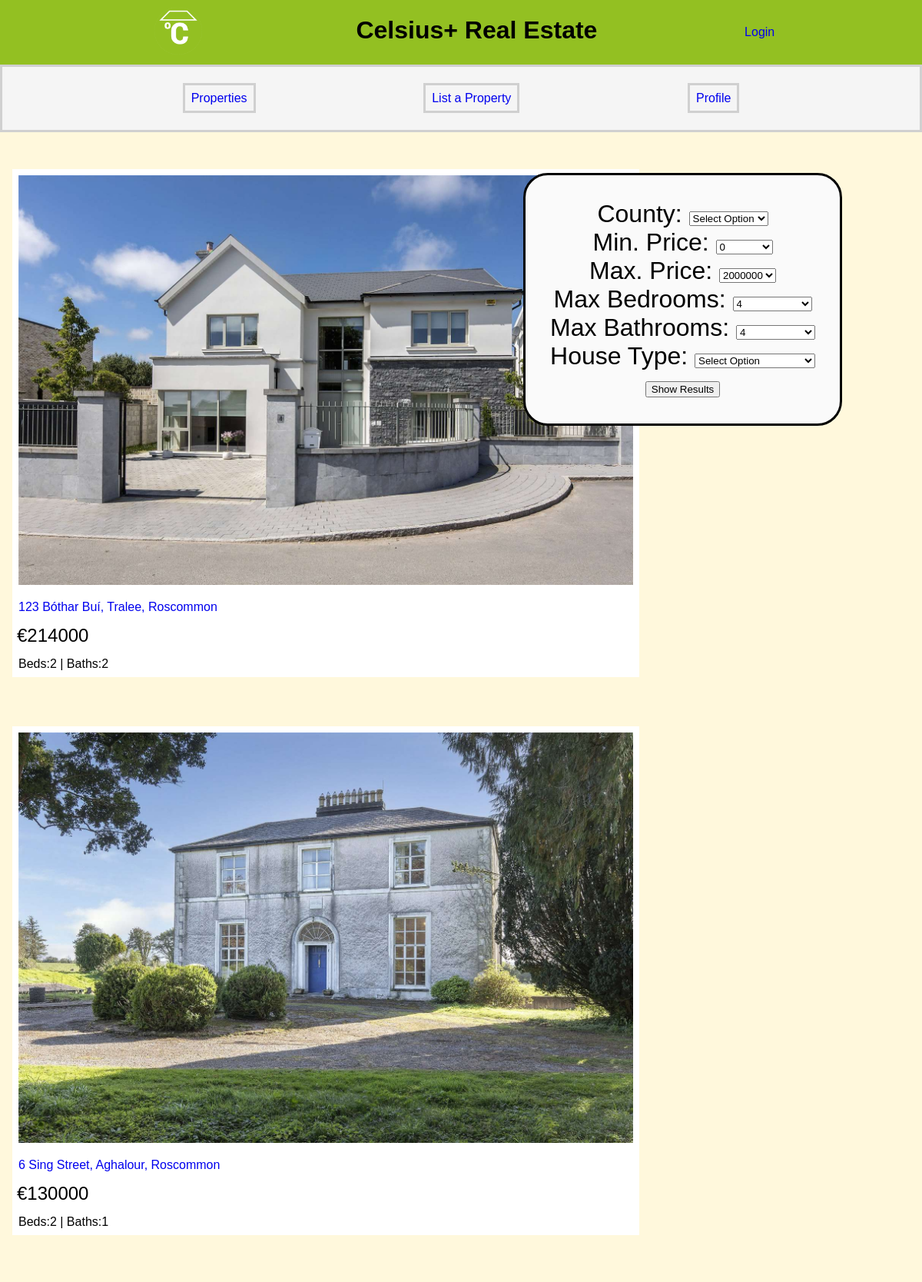
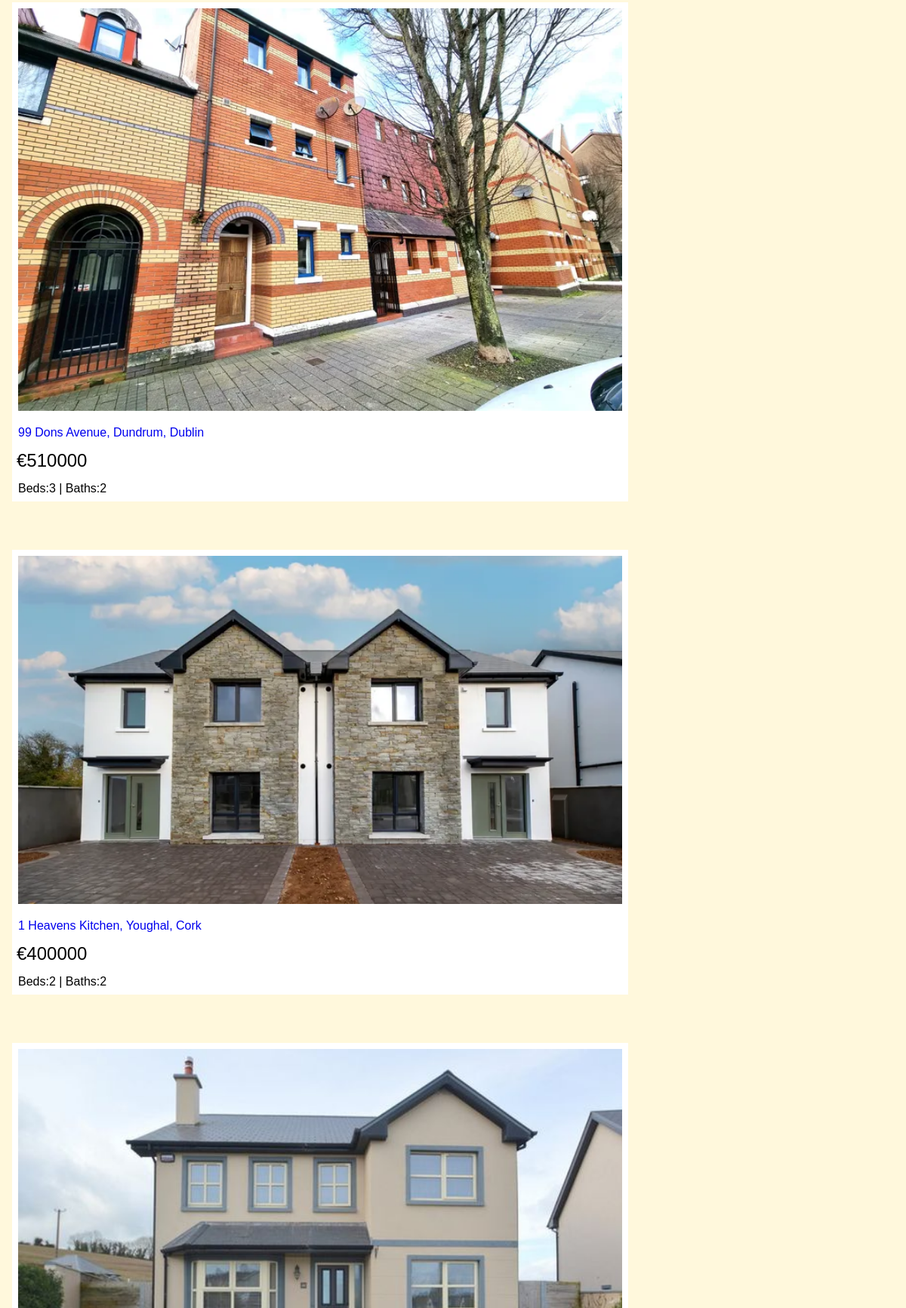
Screenshot of /properties (upper part) with the database file from the repository (2 pictures, top to bottom).
### tables this page shows
CREATE TABLE properties
(
    property_id INTEGER PRIMARY KEY AUTOINCREMENT,
    full_name VARCHAR(50) NOT NULL,
    email VARCHAR(255) NOT NULL,
    address TEXT NOT NULL,
    county VARCHAR(30) NOT NULL,
    post_code CHAR(7) NOT NULL,
    price INTEGER NOT NULL, 
    house_type VARCHAR(24),
    bedroom INTEGER NOT NULL,
    bathroom INTEGER NOT NULL,
    photo TEXT NOT NULL,
    description TEXT NOT NULL,
    bid_amount INTEGER NOT NULL DEFAULT 0
);

### app.py (the view)
@app.route("/properties", methods=["GET", "POST"])
def properties():
    form = RefineForm()
    counties = choices("county")
    form.county.choices = counties
    house_types = choices("house_type")
    form.house_type.choices = house_types
    bedrooms = choices("bedroom")
    form.bedrooms.choices = bedrooms
    bathrooms = choices("bathroom")
    form.bathrooms.choices = bathrooms
    if form.validate_on_submit():
        county = form.county.data
        min_price = form.min_price.data
        max_price = form.max_price.data
        bedroom = form.bedrooms.data
        bathroom = form.bathrooms.data
        house_type = form.house_type.data
        filters = refine_search(county,min_price,max_price,bedroom,bathroom,house_type)
    else:
        db = get_db()
        filters = db.execute("""SELECT * FROM properties""")
    return render_template("properties.html", filters=filters, form=form)

### forms.py
class RefineForm(FlaskForm):
    county = SelectField("County:", choices=[])
    min_price = SelectField("Min. Price:", choices=[0, 100000, 200000, 300000, 400000, 500000, 600000, 700000, 800000, 900000, 1000000, 1200000, 1400000, 1600000, 1800000, 2000000])
    max_price = SelectField("Max. Price:", choices=[0, 100000, 200000, 300000, 400000, 500000, 600000, 700000, 800000, 900000, 1000000, 1200000, 1400000, 1600000, 1800000, 2000000], default=2000000)
    house_type = SelectField("House Type:", choices=[])
    bedrooms = SelectField("Max Bedrooms:", choices=[], default=4)
    bathrooms = SelectField("Max Bathrooms:", choices=[], default=4)
    submit = SubmitField("Show Results")

### app.py (called while the page is built)
@app.before_request
def logged_in_user():
    g.user = session.get("username", None)
    g.admin = session.get("username", None)

def choices(option):
    db = get_db()
    choices = db.execute(f"""SELECT DISTINCT {option} FROM properties
                             ORDER BY {option};""").fetchall()          #alphabetical order
    list_of_choices = []
    list_of_choices.append("Select Option")                             #set default to "Select Option"
    for dictionary in choices:
        for key in dictionary.keys():
            list_of_choices.append(dictionary[key])
    return list_of_choices

### database.py (called while the page is built)
def get_db():
    if "db" not in g:
        g.db = sqlite3.connect(DATABASE, detect_types=sqlite3.PARSE_DECLTYPES)
        g.db.row_factory = sqlite3.Row
    return g.db

### templates/properties.html (shortened to what this page needs)
{% extends "base.html" %}
{% block main_content %}
    <main>
        <form action="" method="post" novalidate id="refine">
            {{ form.county.label }}
            {{ form.county() }}
            <br />
            {{ form.min_price.label }}
            {{ form.min_price() }}
            <br />
            {{ form.max_price.label }}
            {{ form.max_price() }}
            <br />
            {{ form.bedrooms.label }}
            {{ form.bedrooms() }}
            <br />
            {{ form.bathrooms.label }}
            {{ form.bathrooms() }}
            <br />
            {{ form.house_type.label }}
            {{ form.house_type() }}
            <br />
            {{ form.submit() }}
        </form>
        {% for property in filters %}
        <ul id="properties">
            <li><img src="{{ url_for('static', filename='images/' + property['photo']) }}" class="photo"/></li>
            <li><a href="{{ url_for('property', property_id=property['property_id'] ) }}">{{ property['address'] }}, {{ property['county'] }}</a></li>
            <li class="price">€{{ property['price'] }}</li>
            <li>Beds:{{ property['bedroom'] }} | Baths:{{ property['bathroom'] }}</li>
        </ul>
        {% endfor %}
    </main>
{% endblock %}

### static/styles.css (style rules this page uses)
a { text-decoration:none; align-self: center; }
ul, ol { list-style-type: none; }
body { background-color: cornsilk; font-family:Verdana, Arial, Tahoma, sans-serif; margin:0 auto }
#refine { text-align:center; border:3px solid black; padding:1em; margin-right:3.25em; margin-top:1.15em; font-size:2em; background-color: #fafafa; position:fixed; right:0; }
#properties>li>img { width:35em; }
@media screen and (min-width:1200px) { #properties>li>img { width:50em; } }
#properties { padding:1em; float:left; }
#properties li { background-color:white ; padding:.5em; }
#properties li[class="price"] { font-size: 1.5em; padding:.25em; }
form { margin:1em auto; padding:2em 3em; text-align: center; width:fit-content; background-color: whitesmoke; border:4px solid black; border-radius: 1em; }
main { background-color: white; width:fit-content; margin:1em auto; }

### rows the page displays
properties: photo (picture), address "123 Bóthar Buí, Tralee", county "Roscommon", price "214000", bedroom "2", bathroom "2"
properties: photo (picture), address "6 Sing Street, Aghalour", county "Roscommon", price "130000", bedroom "2", bathroom "1"
properties: photo (picture), address "99 Dons Avenue, Dundrum", county "Dublin", price "510000", bedroom "3", bathroom "2"
properties: photo (picture), address "1 Heavens Kitchen, Youghal", county "Cork", price "400000", bedroom "2", bathroom "2"
properties: photo (picture)
